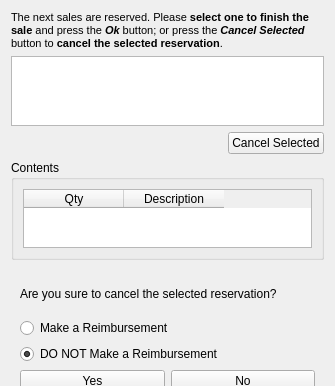
<?xml version="1.0" encoding="UTF-8"?>
<ui version="4.0">
 <class>reservationsDialog</class>
 <widget class="QWidget" name="reservationsDialog">
  <property name="geometry">
   <rect>
    <x>0</x>
    <y>0</y>
    <width>335</width>
    <height>385</height>
   </rect>
  </property>
  <property name="windowTitle">
   <string>Reservations</string>
  </property>
  <layout class="QVBoxLayout" name="verticalLayout">
   <item>
    <widget class="QLabel" name="lblTitle">
     <property name="text">
      <string>&lt;!DOCTYPE HTML PUBLIC &quot;-//W3C//DTD HTML 4.0//EN&quot; &quot;http://www.w3.org/TR/REC-html40/strict.dtd&quot;&gt;
&lt;html&gt;&lt;head&gt;&lt;meta name=&quot;qrichtext&quot; content=&quot;1&quot; /&gt;&lt;style type=&quot;text/css&quot;&gt;
p, li { white-space: pre-wrap; }
&lt;/style&gt;&lt;/head&gt;&lt;body style=&quot; font-family:'Sans'; font-size:10pt; font-weight:400; font-style:normal;&quot;&gt;
&lt;p style=&quot; margin-top:0px; margin-bottom:0px; margin-left:0px; margin-right:0px; -qt-block-indent:0; text-indent:0px;&quot;&gt;&lt;span style=&quot; font-family:'Lucida Grande'; font-size:8pt;&quot;&gt;The next sales are reserved. Please &lt;/span&gt;&lt;span style=&quot; font-family:'Lucida Grande'; font-size:8pt; font-weight:600;&quot;&gt;select one to finish the sale&lt;/span&gt;&lt;span style=&quot; font-family:'Lucida Grande'; font-size:8pt;&quot;&gt; and press the &lt;/span&gt;&lt;span style=&quot; font-family:'Lucida Grande'; font-size:8pt; font-weight:600; font-style:italic;&quot;&gt;Ok&lt;/span&gt;&lt;span style=&quot; font-family:'Lucida Grande'; font-size:8pt;&quot;&gt; button; or press the &lt;/span&gt;&lt;span style=&quot; font-family:'Lucida Grande'; font-size:8pt; font-weight:600; font-style:italic;&quot;&gt;Cancel Selected&lt;/span&gt;&lt;span style=&quot; font-family:'Lucida Grande'; font-size:8pt;&quot;&gt;  button to &lt;/span&gt;&lt;span style=&quot; font-family:'Lucida Grande'; font-size:8pt; font-weight:600;&quot;&gt;cancel the selected reservation&lt;/span&gt;&lt;span style=&quot; font-family:'Lucida Grande'; font-size:8pt;&quot;&gt;.&lt;/span&gt;&lt;/p&gt;&lt;/body&gt;&lt;/html&gt;</string>
     </property>
     <property name="wordWrap">
      <bool>true</bool>
     </property>
    </widget>
   </item>
   <item>
    <widget class="QTableView" name="tableWidget">
     <property name="minimumSize">
      <size>
       <width>280</width>
       <height>0</height>
      </size>
     </property>
     <property name="editTriggers">
      <set>QAbstractItemView::NoEditTriggers</set>
     </property>
     <property name="selectionMode">
      <enum>QAbstractItemView::SingleSelection</enum>
     </property>
     <property name="selectionBehavior">
      <enum>QAbstractItemView::SelectRows</enum>
     </property>
     <property name="sortingEnabled">
      <bool>true</bool>
     </property>
     <property name="cornerButtonEnabled">
      <bool>false</bool>
     </property>
    </widget>
   </item>
   <item>
    <layout class="QHBoxLayout" name="horizontalLayout">
     <item>
      <spacer name="horizontalSpacer">
       <property name="orientation">
        <enum>Qt::Horizontal</enum>
       </property>
       <property name="sizeHint" stdset="0">
        <size>
         <width>40</width>
         <height>20</height>
        </size>
       </property>
      </spacer>
     </item>
     <item>
      <widget class="QPushButton" name="btnCancelReservation">
       <property name="text">
        <string>Cancel Selected</string>
       </property>
      </widget>
     </item>
    </layout>
   </item>
   <item>
    <widget class="QGroupBox" name="groupBox">
     <property name="minimumSize">
      <size>
       <width>0</width>
       <height>100</height>
      </size>
     </property>
     <property name="title">
      <string>Contents</string>
     </property>
     <layout class="QVBoxLayout" name="verticalLayout_2">
      <item>
       <widget class="QTableWidget" name="contentTable">
        <column>
         <property name="text">
          <string>Qty</string>
         </property>
        </column>
        <column>
         <property name="text">
          <string>Description</string>
         </property>
        </column>
       </widget>
      </item>
     </layout>
    </widget>
   </item>
   <item>
    <widget class="QFrame" name="confirmFrame">
     <property name="minimumSize">
      <size>
       <width>0</width>
       <height>135</height>
      </size>
     </property>
     <property name="frameShape">
      <enum>QFrame::NoFrame</enum>
     </property>
     <property name="frameShadow">
      <enum>QFrame::Raised</enum>
     </property>
     <layout class="QVBoxLayout" name="verticalLayout_3">
      <item>
       <widget class="QLabel" name="msgPanel">
        <property name="text">
         <string>Are you sure to cancel the selected reservation?</string>
        </property>
        <property name="wordWrap">
         <bool>true</bool>
        </property>
       </widget>
      </item>
      <item>
       <widget class="QRadioButton" name="chReimbursement">
        <property name="text">
         <string>Make a Reimbursement</string>
        </property>
       </widget>
      </item>
      <item>
       <widget class="QRadioButton" name="chNoReimbursement">
        <property name="text">
         <string>DO NOT Make a Reimbursement</string>
        </property>
        <property name="checked">
         <bool>true</bool>
        </property>
       </widget>
      </item>
      <item>
       <layout class="QHBoxLayout" name="horizontalLayout_2">
        <item>
         <widget class="QPushButton" name="btnYes">
          <property name="text">
           <string>Yes</string>
          </property>
         </widget>
        </item>
        <item>
         <widget class="QPushButton" name="btnNo">
          <property name="text">
           <string>No</string>
          </property>
         </widget>
        </item>
       </layout>
      </item>
     </layout>
    </widget>
   </item>
  </layout>
 </widget>
 <resources/>
 <connections/>
</ui>
